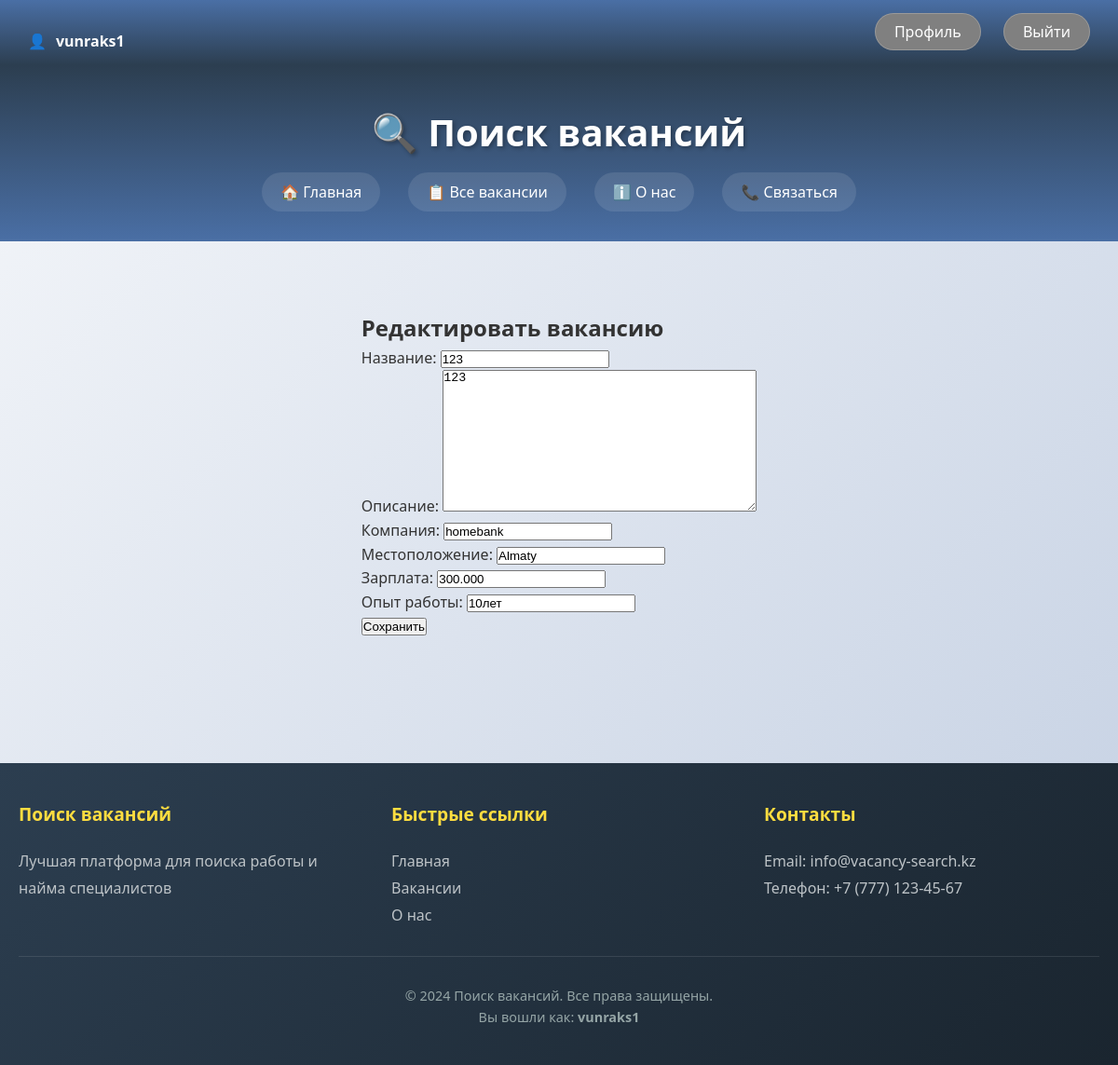
The app's page /vacancies/25/edit/ (signed in) with its own data.
### blog/models.py (models this page shows, shortened)
class Vacancy(models.Model):
    STATUS_CHOICES = [
        ('moderation', 'На модерации'),
        ('published', 'Опубликовано'),
        ('rejected', 'Отклонено'),
    ]
    author = models.ForeignKey(
        User,
        on_delete=models.CASCADE,
        verbose_name="Автор",
        related_name='vacancies',
        null=True,
        blank=True
    )
    title = models.CharField(max_length=255, verbose_name="Название")
    description = models.TextField(verbose_name="Описание")
    company = models.CharField(max_length=255, verbose_name="Компания")
    location = models.CharField(max_length=255, verbose_name="Местоположение", default="")
    status = models.CharField(max_length=20, choices=STATUS_CHOICES, default='moderation', verbose_name="Статус")
    salary = models.CharField(max_length=100, verbose_name="Зарплата", blank=True, null=True)
    experience = models.CharField(max_length=100, verbose_name="Опыт работы", blank=True, null=True)
    created_at = models.DateTimeField(auto_now_add=True, verbose_name="Дата создания")
    updated_at = models.DateTimeField(auto_now=True, verbose_name="Дата обновления")
    class Meta:
        verbose_name = "Вакансия"
        verbose_name_plural = "Вакансии"
    class Meta:
        verbose_name = "Вакансия"
        verbose_name_plural = "Вакансии"
        ordering = ['-created_at']

### blog/views.py (the view)
# urls.py: path('vacancies/<int:pk>/edit/', views.vacancy_update, name='vacancy_update'),
@login_required
def vacancy_update(request, pk):
    vacancy = get_object_or_404(Vacancy, pk=pk)
    if vacancy.author != request.user:
        messages.error(request, 'Вы можете редактировать только свои вакансии.')
        return redirect('vacancy_list')
    if request.method == "POST":
        form = VacancyForm(request.POST, instance=vacancy)
        if form.is_valid():
            form.save()
            messages.success(request, 'Вакансия обновлена!')
            return redirect('vacancy_detail', pk=vacancy.pk)
    else:
        form = VacancyForm(instance=vacancy)
    return render(request, 'vacancy_form.html', {'form': form})

### blog/forms.py
class VacancyForm(forms.ModelForm):
    class Meta:
        model = Vacancy
        fields = ['title', 'description', 'company', 'location', 'salary', 'experience']
        labels = {
            'title': 'Название',
            'description': 'Описание',
            'company': 'Компания',
            'location': 'Местоположение',
            'salary': 'Зарплата',
            'experience': 'Опыт работы',
        }

### blog/templates/vacancy_form.html (shortened to what this page needs)
{% extends 'base.html' %}
{% load static %}
{% block content %}
<div class="form-container">
    <form method="post" class="vacancy-form">
        <h2>{% if form.instance.pk %}Редактировать вакансию{% else %}Создать вакансию{% endif %}</h2>
        <div>
            <label for="{{ form.title.id_for_label }}">Название:</label>
            {{ form.title }}
        </div>
        <div>
            <label for="{{ form.description.id_for_label }}">Описание:</label>
            {{ form.description }}
        </div>
        <div>
            <label for="{{ form.company.id_for_label }}">Компания:</label>
            {{ form.company }}
        </div>
        <div>
            <label for="{{ form.location.id_for_label }}">Местоположение:</label>
            {{ form.location }}
        </div>
        <div>
            <label for="{{ form.salary.id_for_label }}">Зарплата:</label>
            {{ form.salary }}
        </div>
        <div>
            <label for="{{ form.experience.id_for_label }}">Опыт работы:</label>
            {{ form.experience }}
        </div>
        <button type="submit">{% if form.instance.pk %}Сохранить{% else %}Отправить на модерацию{% endif %}</button>
    </form>
</div>
{% endblock %}

### blog/templates/base.html (shortened to what this page needs)
{% load static %}
<!DOCTYPE html>
<html lang="ru">
<head>
    <link rel="stylesheet" href="{% static 'css/style.css' %}">
</head>
<body>
    <div class="user-panel">
        <div class="user-info">
            {% if user.is_authenticated %}
                👤 <strong>{{ user.username }}</strong>
            {% else %}
                👤 Гость
            {% endif %}
        </div>
        <div class="user-links">
            {% if user.is_authenticated %}
                <a href="{% url 'profile' %}">Профиль</a>
                <a href="{% url 'logout' %}">Выйти</a>
            {% else %}
                <a href="{% url 'login' %}">Войти</a>
                <a href="{% url 'register' %}">Регистрация</a>
            {% endif %}
        </div>
    </div>
    <header>
        <h1>🔍 Поиск вакансий</h1>
        <nav>
            <ul>
                <li><a href="{% url 'home_page' %}">🏠 Главная</a></li>
                <li><a href="{% url 'vacancy_list' %}">📋 Все вакансии</a></li>
                <li><a href="{% url 'about_page' %}">ℹ️ О нас</a></li>
                <li><a href="{% url 'contact_page' %}">📞 Связаться</a></li>
            </ul>
        </nav>
    </header>
    <main>
        {% block content %}{% endblock %}
    </main>
    <footer>
        <div class="footer-content">
            <div class="footer-section">
                <h3>Поиск вакансий</h3>
                <p>Лучшая платформа для поиска работы и найма специалистов</p>
            </div>
            <div class="footer-section">
                <h3>Быстрые ссылки</h3>
                <p><a href="{% url 'home_page' %}">Главная</a></p>
                <p><a href="{% url 'vacancy_list' %}">Вакансии</a></p>
                <p><a href="{% url 'about_page' %}">О нас</a></p>
            </div>
            <div class="footer-section">
                <h3>Контакты</h3>
                <p>Email: info@vacancy-search.kz</p>
                <p>Телефон: +7 (777) 123-45-67</p>
            </div>
        </div>
        <div class="footer-bottom">
            <p>&copy; 2024 Поиск вакансий. Все права защищены.</p>
            {% if user.is_authenticated %}
                <p>Вы вошли как: <strong>{{ user.username }}</strong></p>
            {% endif %}
        </div>
    </footer>
</body>
</html>

### blog/static/css/style.css (style rules this page uses)
* { margin: 0; padding: 0; box-sizing: border-box; }
body { font-family: 'Segoe UI', Arial, sans-serif; line-height: 1.6; color: #333; background: linear-gradient(135deg, #f5f7fa 0%, #c3cfe2 100%); min-height: 100vh; }
.user-panel { background: linear-gradient(0deg, #2c3e50, #4a6fa5); color: white; padding: 12px 30px; display: flex; justify-content: space-between; align-items: center; }
.user-info { font-size: 16px; display: flex; align-items: center; gap: 10px; }
.user-info strong { color: white; }
.user-links a { margin-left: 20px; text-decoration: none; color: white; background: gray; padding: 8px 20px; border-radius: 25px; transition: all 0.3s ease; font-weight: 500; border: 1px solid rgba(255, 255, 255, 0.2); }
header { background: linear-gradient(180deg, #2c3e50, #4a6fa5); color: white; padding: 40px 20px; text-align: center; }
header h1 { font-size: 2.5rem; margin-bottom: 20px; text-shadow: 2px 2px 4px rgba(0, 0, 0, 0.3); }
nav ul { list-style: none; display: flex; justify-content: center; gap: 30px; margin-top: 20px; }
nav ul li a { color: white; text-decoration: none; padding: 10px 20px; border-radius: 25px; background: rgba(255, 255, 255, 0.1); transition: all 0.3s ease; }
.user-info { margin-top: 20px; text-align: left; }
.form-container { display: flex; justify-content: center; align-items: center; min-height: calc(100vh - 200px); padding: 40px 20px; }
footer { background: linear-gradient(135deg, #2c3e50, #1a252f); color: white; padding: 40px 20px; margin-top: 60px; }
.footer-content { max-width: 1200px; margin: 0 auto; display: grid; grid-template-columns: repeat(auto-fit, minmax(250px, 1fr)); gap: 40px; }
.footer-section h3 { color: #ffdd40; margin-bottom: 20px; font-size: 1.2rem; }
.footer-section p, .footer-section a { color: #bdc3c7; line-height: 1.8; }
.footer-section a { text-decoration: none; transition: color 0.3s ease; }
.footer-bottom { text-align: center; padding-top: 30px; margin-top: 30px; border-top: 1px solid rgba(255, 255, 255, 0.1); color: #95a5a6; font-size: 0.9rem; }
.form-container { display: flex; justify-content: center; align-items: center; min-height: calc(100vh - 300px); padding: 40px 20px; }

### records on screen
Vacancy: title "123", description "123", company "homebank", location "Almaty", salary "300.000", experience "10лет"

### other values on screen
{{ user.username }} "vunraks1"
